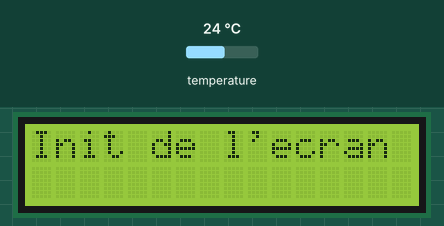
Simulated run of this sketch. Board: Arduino Uno, built with avr-gcc and run on an emulated ATmega328P. Shown: 16×2 character LCD. The test bench sets the inputs (shaded band); at power-on: temperature 24 °C. What the sketch prints to the serial monitor is not drawn.

Above: at 0.1 s.
At 5.1 s:
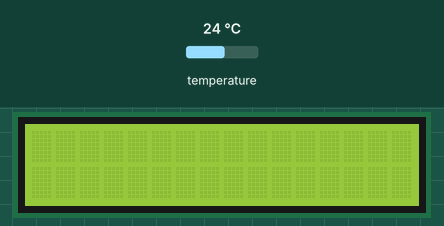
At 66.7 s:
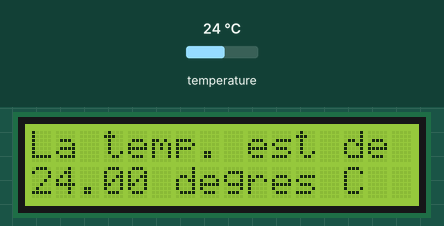

Measured:
- what the display in image 1 shows lasts 0.8 s, from 5.1 s to 5.9 s
- what the display in image 2 shows lasts 60.0 s, from 66.7 s to 126.7 s

The sketch:

LCD_temperature.ino
```cpp
// Librairies for LCD Screen
#include <LiquidCrystal.h>

// and for DS18B20 sensor
#include <OneWire.h>
#include <DallasTemperature.h>


// LCD Screen connected to pins 2, 3, 4, 5, 10 and 11
LiquidCrystal lcd(11,10,5,4,3,2);

// Sensor connected to pin 7
#define DS18B20 7
OneWire ourWire(DS18B20);
DallasTemperature sensors(&ourWire);

void setup()
{
   lcd.begin(16,2); // 16 characters by 2 line display
   lcd.write("Init de l'ecran");

   delay(5000);
   // start reading
   sensors.begin();

   // USB connection init
   Serial.begin(9600);
}

void loop() {

   lcd.clear();  // places the cursor in the top left
   delay(10);

   // read temperature and output via serial
   sensors.requestTemperatures();
   Serial.print(sensors.getTempCByIndex(0));
   Serial.println("");

   // display on LCD screen
   lcd.write("La temp. est de ");
   lcd.setCursor(0, 1);
   lcd.print(sensors.getTempCByIndex(0));
   lcd.setCursor(5, 1);
   lcd.print(" degres C");

   // reading every 10 minutes
   delay(60000);

}
```
